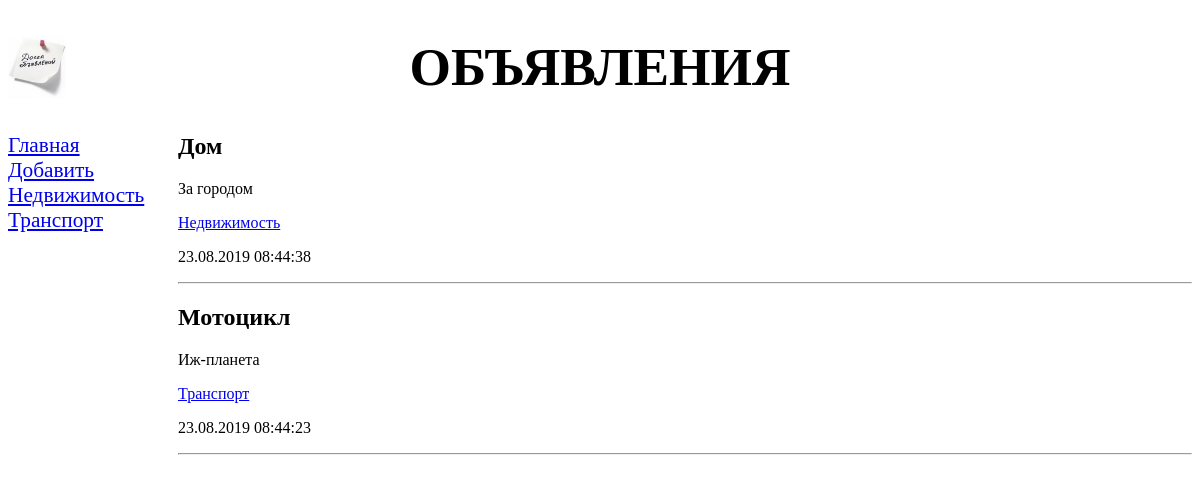
Page /bboard/ on the earlier database version.
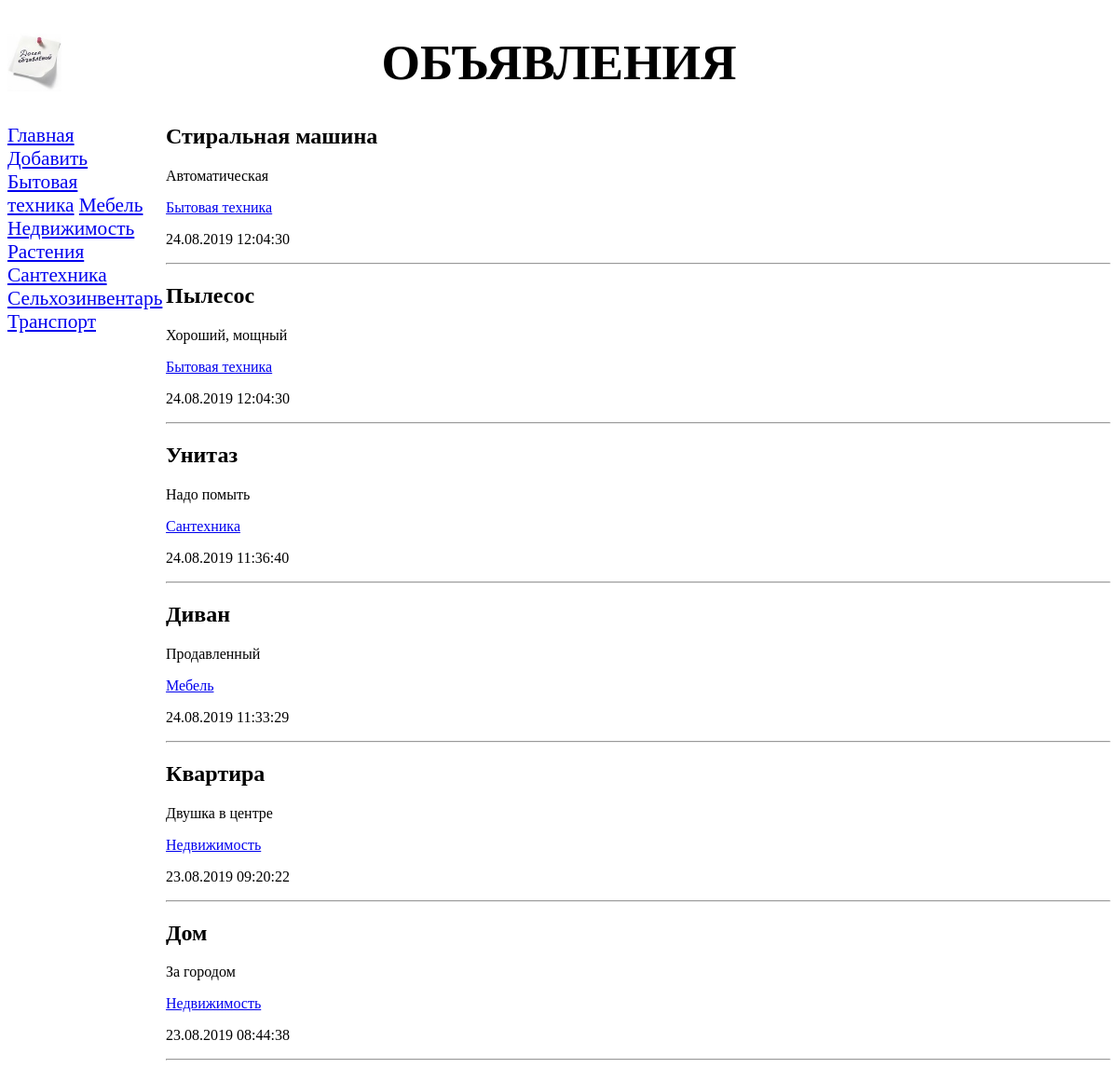
Same page on the later database version.
### bboard/models.py (models this page shows, shortened)
class Rubric(models.Model):
    name = models.CharField(max_length=20, db_index=True,
                            verbose_name='Название')
    def get_absolute_url(self):
        return "/bboard/%s" % self.pk
    class Meta:
        verbose_name_plural = 'Рубрики'
        verbose_name = 'Рубрика'
        ordering = ['name']

class Bb(models.Model):
    title = models.CharField(max_length=50, verbose_name='Товар')
    content = models.TextField(null=True, blank=True, verbose_name='Описание')
    price = models.FloatField(null=True, blank=True, verbose_name='Цена')
    published = models.DateTimeField(auto_now_add=True, db_index=True, verbose_name='Опубликовано')
    rubric = models.ForeignKey('Rubric', null=True, on_delete=models.PROTECT, verbose_name='Рубрика')
    class Meta:
        verbose_name_plural = 'Объявления'
        verbose_name = 'Объявление'
        ordering = ['-published']

### bboard/views.py (the view)
# urls.py: path('', index, name='index'),
def index(request):
    bbs = Bb.objects.all()
    rubrics = Rubric.objects.all()
    context = {'bbs': bbs, 'rubrics': rubrics}
    return render(request, 'bboard/index.html', context)

### bboard/templates/bboard/index.html
{% extends "layout/basic.html" %}
    {% block content %}
        {% for bb in bbs %}
        <div>
            <h2>{{ bb.title }}</h2>
            <p>{{ bb.content }}</p>
            <p><a href="{% url 'by_rubric' bb.rubric.pk %}">{{ bb.rubric.name }}</a> </p>
            <p>{{ bb.published|date:"d.m.Y H:i:s" }}</p>
            <hr>
        </div>
        {% endfor %}
{% endblock %}

### bboard/templates/layout/basic.html (shortened to what this page needs)
{% load static %}
<!DOCTYPE html>
<html>
    <head>
        <link rel="stylesheet" type="text/css" href="{% static 'bboard/style.css' %}">
    </head>
    <body>
        <header>
            <h1>Объявления</h1>
        </header>
        <nav>
            <a href="{% url 'index' %}">Главная</a>
            <a href="{% url 'add' %}">Добавить</a>
            {% for rubric in rubrics %}
            <a href="{{ rubric.get_absolute_url }}">{{ rubric.name }}</a>
            {% endfor %}
        </nav>
        <section>
            {% block content %}
            {% endblock %}
        </section>
    </body>
</html>

### bboard/static/bboard/style.css (style rules this page uses)
header h1 { font-size: 40pt; text-transform: uppercase; text-align: center; background: url("bg.jpg") left / auto 100% no-repeat; }
nav { font-size: 16pt; width: 150px; float: left; }
nav a { display: block: matgin: 10px 0px; }
section { margin-left: 170px; }

Differences in the rows shown:
removed Bb: title "Мотоцикл", content "Иж-планета", rubric.name "Транспорт", published "23.08.2019 08:44:23"
added Rubric: name "Бытовая техника"
added Rubric: name "Мебель"
added Rubric: name "Растения"
added Rubric: name "Сантехника"
added Rubric: name "Сельхозинвентарь"
added Bb: title "Стиральная машина", content "Автоматическая", rubric.name "Бытовая техника", published "24.08.2019 12:04:30"
added Bb: title "Пылесос", content "Хороший, мощный", rubric.name "Бытовая техника", published "24.08.2019 12:04:30"
added Bb: title "Унитаз", content "Надо помыть", rubric.name "Сантехника", published "24.08.2019 11:36:40"
added Bb: title "Диван", content "Продавленный", rubric.name "Мебель", published "24.08.2019 11:33:29"
added Bb: title "Квартира", content "Двушка в центре", rubric.name "Недвижимость", published "23.08.2019 09:20:22"
